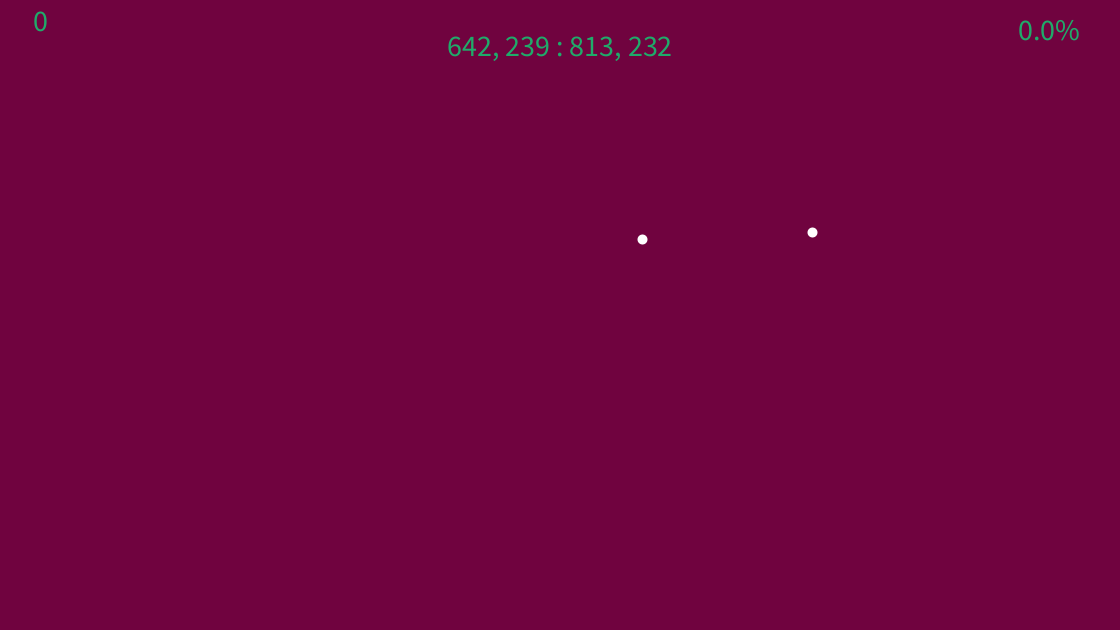
Frame 1 (no input)
Frame 60 (the mouse pressed at the canvas centre just before this capture): identical to frame 1, image omitted
Frame 120 (the mouse held since frame 60 and released just before this capture): identical to frame 1, image omitted

The Processing sketch that drew this single still picture (run headless with seeded random() and noise(); from frame 60 on, the mouse is pressed at the canvas centre):

// Processing sketch: vondrak_robin_03VectorsExtra
// ── vondrak_robin_03VectorsExtra.pde
//03 - Vectors extra
//GP20
//Robin Vondrak
//https://github.com/yrgo/gp20/tree/master/Programming%20Fundamentals/03%20-%20Vectors
//2020-09-XX
private static final int FPS = 60;
private static Vector2 mouseStartPos;
private static Vector2 mouseStopPos;
private static boolean isReleased = true;

private static float spaceFromSide = 0.75f; //%
static private Vector2 firstVec;
static private Vector2 secondVec;
private color backgroundColor = #70033F;
private color textColor = #1FAB6A;

private VectorTextTitle vectorTitle; //Behöver köras i setup för att få rätt värden
private static TextUI scoreUI;
private static TextUI scorePercentUI;
private static int distFromSide = 40;

private static int basePoints = 2500;
private int score = 0;
private float scorePercent = 0;
private int fontSize = 23;

void setup()
{
	size(1120, 630);
	frameRate(FPS);
	textSize(30);
	fill(textColor);
	stroke(255);

	vectorTitle = new VectorTextTitle();

	firstVec = new Vector2();
	secondVec = new Vector2();
	firstVec.Randomize(
		width - (width * spaceFromSide), width * spaceFromSide,
		height - (height * spaceFromSide), height * spaceFromSide);
	secondVec.Randomize(
		width - (width * spaceFromSide), width * spaceFromSide,
		height - (height * spaceFromSide), height * spaceFromSide);

	scoreUI = new TextUI(fontSize, new Vector2(distFromSide, distFromSide / 2));
	scorePercentUI = new TextUI(fontSize, new Vector2(width - distFromSide, distFromSide));
}

void draw()
{
	strokeWeight(2);
	background(backgroundColor);
	vectorTitle.DrawTitle(firstVec, secondVec);
	scoreUI.DrawText(str(score));
	textAlign(RIGHT);
	scorePercentUI.DrawText(String.format("%.1f", scorePercent) + "%");
	textAlign(CENTER);

	DrawInputVector();

	strokeWeight(10);
	point(firstVec.GetX(), firstVec.GetY()); //Prick där man ska sätta ut vektor
	point(secondVec.GetX(), secondVec.GetY()); //Prick där man ska sätta ut vektor
}

void mousePressed()
{
	if (mouseButton == LEFT && isReleased && mouseStartPos == null)
	{
		isReleased = false;
		mouseStartPos = new Vector2(mouseX, mouseY);
	} 
	else if(mouseButton == RIGHT && isReleased) //Återställer ritad vector
	{
		isReleased = false;
		mouseStartPos = null;
		mouseStopPos = null;
		if (scorePercent != 0)
		{
			scorePercent = 0;
			NewVector();
		}
	}
	else if (mouseButton == LEFT && isReleased && mouseStartPos != null && mouseStopPos == null)
	{
		mouseStopPos = new Vector2(mouseX, mouseY);
		UpdateScore(mouseStartPos, mouseStopPos);
	}
}

void mouseReleased()
{
	isReleased = true;
}

void DrawInputVector()
{
	if (mouseStartPos != null)
	{
		if (mouseStopPos == null)
		{
			mouseStopPos = new Vector2(mouseX, mouseY);

			triangle(mouseStartPos.GetX(),
				mouseStartPos.GetY(),
				mouseStopPos.GetX(),
				mouseStartPos.GetY(),
				mouseStopPos.GetX(),
				mouseStopPos.GetY());

			mouseStopPos = null;

			return;
		}

		triangle(mouseStartPos.GetX(),
			mouseStartPos.GetY(),
			mouseStopPos.GetX(),
			mouseStartPos.GetY(),
			mouseStopPos.GetX(),
			mouseStopPos.GetY());
	}
}

void UpdateScore(Vector2 vec1, Vector2 vec2)
{
	float _xPoint1 = abs((firstVec.GetX() - vec1.GetX()) / firstVec.GetX());
	float _yPoint1 = abs((firstVec.GetY() - vec1.GetY()) / firstVec.GetY());
	float _xPoint2 = abs((secondVec.GetX() - vec2.GetX()) / secondVec.GetX());
	float _yPoint2 = abs((secondVec.GetY() - vec2.GetY()) / secondVec.GetY());

	float percent = abs(((( _xPoint1 + _yPoint1 + _xPoint2 + _yPoint2) / 4) - 1));
	scorePercent = percent * 100;
	score += basePoints * percent;
}

void NewVector()
{
	firstVec.Randomize(
		width - (width * spaceFromSide), width * spaceFromSide,
		height - (height * spaceFromSide), height * spaceFromSide);
	secondVec.Randomize(
		width - (width * spaceFromSide), width * spaceFromSide,
		height - (height * spaceFromSide), height * spaceFromSide);
}

private class VectorTextTitle //Kan ej vara static https://stackoverflow.com/questions/9744639/must-qualify-the-allocation-with-an-enclosing-instance-of-type-geolocation
{
	private int _textSize = 30;
	private int _spaceing = _textSize * 3;
	private Vector2 _textPos;

	VectorTextTitle()
	{
		_textPos = new Vector2(width / 2, _spaceing / 2);
	}

	void DrawTitle(Vector2 vec, Vector2 vec2)
	{
		textAlign(CENTER, CENTER);
		text((vec.ToString(int.class)) + " : " + (vec2.ToString(int.class)),
			_textPos.GetX(), _textPos.GetY());
	}
};

private class TextUI
{
	private int _textSize;
	private Vector2 _textPos;

	TextUI(int tSize, Vector2 tPos)
	{
		_textSize = tSize;
		_textPos = tPos;
	}

	void DrawText(String text)
	{
		text(text, _textPos.GetX(), _textPos.GetY());
	}
};
// ── Vector.pde
//03 - Vectors Class extra
//GP20
//Robin Vondrak
//https://github.com/yrgo/gp20/tree/master/Programming%20Fundamentals/03%20-%20Vectors
//2020-09-XX

class Vector2 {

	private float _x;
	private float _y;
	
	//---CONSTRUCTOR---
	Vector2 ()
	{
		_x = 0;
		_y = 0;
	}
	Vector2 (float x, float y)
	{
		_x = x;
		_y = y;
	}
	//---SET X/Y---
	void Set(float x, float y)
	{
		_x = x;
		_y = y;
	}
	//---GET X/Y---
	float GetX()
	{
		return this._x;
	}
	float GetY()
	{
		return this._y;
	}
	//---ADDITION---
	void Add (float x, float y)
	{
		_x += x;
		_y += y;
	}
	void Add (Vector2 vec)
	{
		_x += vec.GetX();
		_y += vec.GetY();
	}
	//---SUBTRACT---
	void Sub (float x, float y)
	{
		_x -= x;
		_y -= y;
	}
	void Sub (Vector2 vec)
	{
		_x -= vec._x;
		_y -= vec._y;
	}
	//---MULTIPLY---
	void Multi(float multiply)
	{
		_x *= multiply;
		_y *= multiply;
	}
	void Multi(Vector2 vec)
	{
		_x *= vec._x;
		_y *= vec._x;
	}
	//---DIVIDE---
	void Div(Vector2 vec)
	{
		_x /= vec.GetX();
		_y /= vec.GetY();
	}
	void Div(float divide)
	{
		_x /= divide;
		_y /= divide;
	}
	//---MAGNITUDE---
	float GetMag()
	{
		return sqrt(_x*_x + _y*_y);
	}
	//---NORMALIZE---
	void Normie()
	{
		_x = norm(_x, 0, 1);
		_y = norm(_y, 0, 1);
	}
	//---ANGLE---
	float GetAngleDegrees()
	{
		return degrees((float)Math.atan2(_y,_x));
	}
	float GetAngleRadians()
	{
		return (float)Math.atan2(_y,_x);
	}
	void SetAngleDeg(float angleDeg)
	{
		float mag = this.GetMag();
		_x = acos(angleDeg) * mag; //arccos
		_y = asin(angleDeg) * mag; //arcsin
	}
	void SetAngleRad(float angleRad)
	{
		float mag = this.GetMag();
		_x = cos(angleRad) * mag; //cos v = närliggande katet/hypotenusa
		_y = sin(angleRad) * mag; //sin v = motstående katet/hypotenusa
	}
	//---TO STRING---
	String ToString()
	{
		return str(_x) + ", " + str(_y);
	}
	String ToString(Class<?> type)
	{
		if (type == int.class)
			return str(round(_x)) + ", " + str(round(_y));
		else
			return ToString();
	}
	//---RANDOM---
	void Randomize(float xMin, float xMax, float yMin, float yMax)
	{
		_x = random(xMin, xMax);
		_y = random(yMin, yMax);
	}
};
